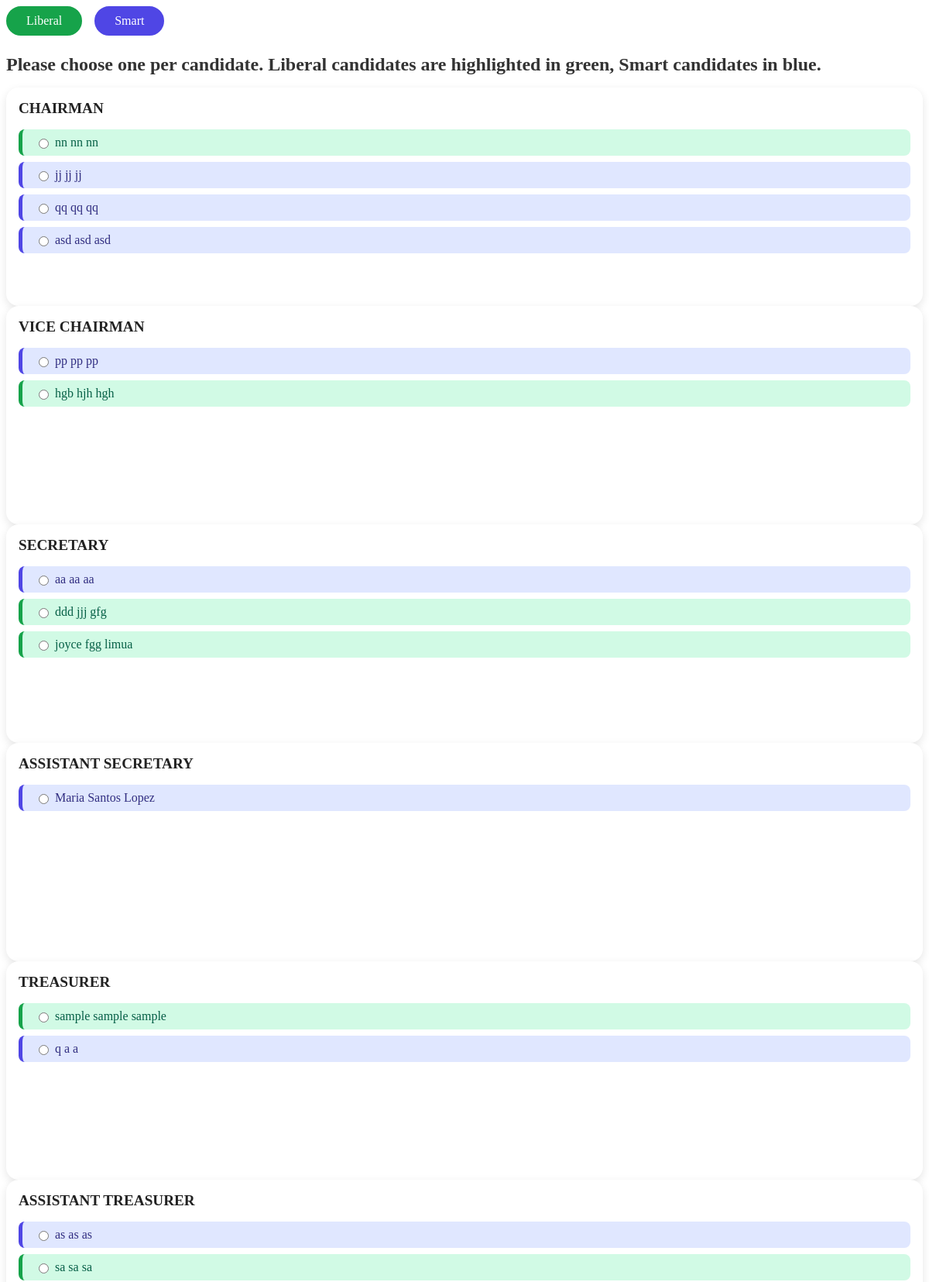
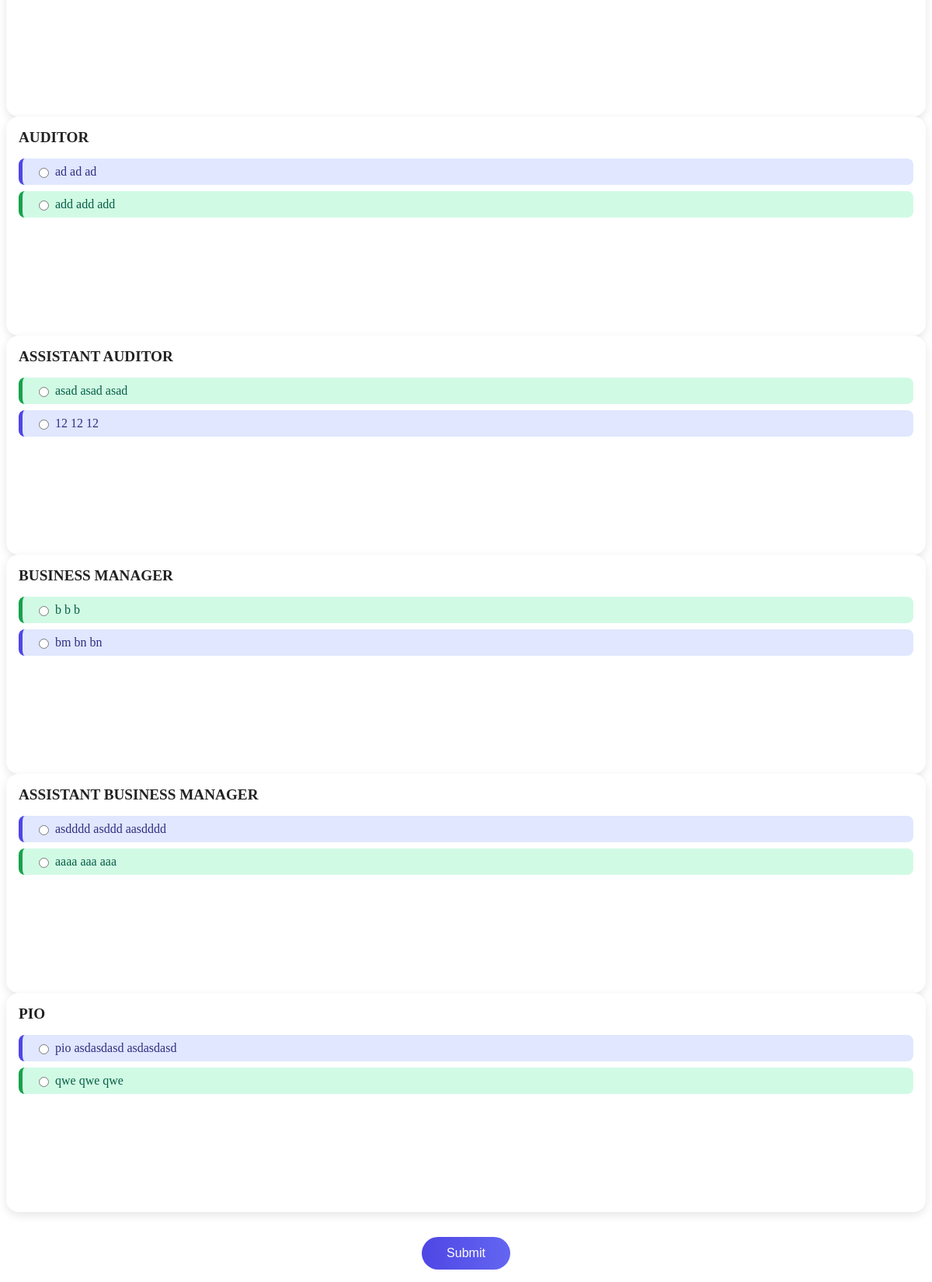
The app's page /view/vc.php with its own data (2 pictures, top to bottom).
### tables this page shows
CREATE TABLE `tb_candidates` (
  `canid` int(200) NOT NULL,
  `fname` varchar(200) NOT NULL,
  `mname` varchar(200) NOT NULL,
  `lname` varchar(200) NOT NULL,
  `course` varchar(200) NOT NULL,
  `sy` varchar(200) NOT NULL,
  `position` varchar(200) NOT NULL,
  `pic` varchar(200) NOT NULL,
  `coc` varchar(200) NOT NULL,
  `biodata` varchar(200) NOT NULL,
  `tor` varchar(200) NOT NULL,
  `rf` varchar(200) NOT NULL,
  `gm` varchar(200) NOT NULL,
  `party` varchar(200) NOT NULL
);

### view/vc.php (the view, shortened to what this page needs)
<?php
    require_once '../conn/connection.php';
    $studid = $_COOKIE['userid'];
    $checkvote = $conn->prepare("SELECT count(voteid) FROM tb_vote WHERE studid = ? ");
    $checkvote->execute([$studid]);
    $countvote = $checkvote->fetchColumn(0);
 ?>
<?php
    if($countvote == 0){
?>
<div class="row">
    <div class="col-12 pt-3">
        <div class="tabs">
            <?php
                $party = $conn->prepare("SELECT party FROM `tb_candidates` group by party ");
                $party->execute();
                foreach ($party->fetchAll() as $key => $value) {
                    if ($value["party"] == "Liberal") {
                        $tab = "active-liberal";
                    } else {
                        $tab = "active-smart";
                    }
            ?>
            <div class="tab <?php echo $tab ?>"><?php echo $value['party'] ?></div>
            <?php } ?>
        </div>
    </div>
</div>
<div class="row">
    <div class="col">
        <h2>Please choose one per candidate. Liberal candidates are highlighted in green, Smart candidates in blue.</h2>
    </div>
</div>
<form id="FormVote">
    <div class="row">
        <?php
        $position = $conn->prepare("SELECT DISTINCT position FROM `tb_candidates` GROUP BY position ORDER BY
            CASE
                WHEN 'CHAIRMAN' THEN 1
                WHEN 'VICE CHAIRMAN' THEN 2
                WHEN 'SECRETARY' THEN 3
                WHEN 'ASSISTANT SECRETARY' THEN 4
                WHEN 'TREASURER' THEN 5
                WHEN 'AUDITOR' THEN  6
                WHEN 'ASSISTANT AUDITOR' THEN 7
                WHEN 'BUSINESS MANAGER' THEN 8
                WHEN 'ASSISTANT BUSINESS MANAGER' THEN 9
                WHEN 'PIO' THEN 10
                ELSE 999
            END;
            ");
        $position->execute();
        foreach($position->fetchAll() as $key => $value){
            $position = $value['position'];
    ?>
        <div class="col-3 py-1">
            <div class="card ">
                <h3><?php echo $position ?></h3>
                <?php
                $chairman = $conn->prepare("SELECT *, concat_ws(' ', fname,mname,lname) as candidate FROM `tb_candidates` WHERE position = ? ");
                $chairman->execute([$value['position']]);
                foreach($chairman->fetchAll() as $key => $value){
                    $candidate = $value['candidate'];
            ?>
                <label class="option" data-party="<?php echo $value['party'] ?>">
                    <input type="radio" name="<?php echo $position ?>" id="<?php echo $position ?>"
                        value="<?php echo $candidate ?>" required><span><?php echo $candidate ?></span>
                </label>
                <?php } ?>
            </div>
        </div>
        <?php
            }
        ?>
        <button class="submit-btn mb-3" type="submit">Submit</button>
    </div>
</form>
<?php
  }
?>

### view/vc.php (style rules this page uses)
.tabs { display: flex; gap: 1rem; margin-bottom: 1.5rem; }
.tab { padding: 0.5rem 1.5rem; border-radius: 999px; border: 2px solid #ccc; cursor: pointer; background: #fff; transition: background 0.3s, color 0.3s, border-color 0.3s; font-weight: 500; }
.tab.active-liberal { background: #16a34a; color: #fff; border-color: #16a34a; }
.tab.active-smart { background: #4f46e5; color: #fff; border-color: #4f46e5; }
h2 { font-size: 1.5rem; margin-bottom: 1rem; color: #333; }
.card { background: #fff; border-radius: 1rem; box-shadow: 0 4px 12px rgba(0, 0, 0, 0.1); padding: 1rem; display: flex; flex-direction: column; height: 250px; }
.card h3 { margin: 0 0 1rem; font-size: 1.2rem; color: #222; }
.option { border-radius: 0.5rem; padding: 0.5rem 1rem; margin-bottom: 0.5rem; cursor: pointer; display: flex; align-items: center; transition: background 0.3s, transform 0.2s; border-left: 5px solid transparent; font-weight: 500; }
.option[data-party="Liberal"] { border-left-color: #16a34a; background: #d1fae5; color: #065f46; }
.option[data-party="Smart"] { border-left-color: #4f46e5; background: #e0e7ff; color: #312e81; }
.option input[type="radio"] { margin-right: 0.5rem; }
.submit-btn { margin: 2rem auto 0; display: block; background: linear-gradient(90deg, #4f46e5, #6366f1); color: white; border: none; padding: 0.75rem 2rem; border-radius: 2rem; font-size: 1rem; cursor: pointer; transition: transform 0.2s, box-shadow 0.2s; }

### records on screen
tb_candidates: candidate "nn nn nn"
tb_candidates: candidate "jj jj jj"
tb_candidates: candidate "qq qq qq"
tb_candidates: candidate "asd asd asd"
tb_candidates: candidate "pp pp pp"
tb_candidates: candidate "hgb hjh hgh"
tb_candidates: candidate "aa aa aa"
tb_candidates: candidate "ddd jjj gfg"
tb_candidates: candidate "joyce fgg limua"
tb_candidates: candidate "Maria Santos Lopez"
tb_candidates: candidate "sample sample sample"
tb_candidates: candidate "q a a"
tb_candidates: candidate "as as as"
tb_candidates: candidate "sa sa sa"
tb_candidates: candidate "ad ad ad"
tb_candidates: candidate "add add add"
tb_candidates: candidate "asad asad asad"
tb_candidates: candidate "12 12 12"
tb_candidates: candidate "b b b"
tb_candidates: candidate "bm bn bn"
tb_candidates: candidate "asdddd asddd aasdddd"
tb_candidates: candidate "aaaa aaa aaa"
tb_candidates: candidate "pio asdasdasd asdasdasd"
tb_candidates: candidate "qwe qwe qwe"

### other values on screen
$value['party'] "Liberal"
$value['party'] "Smart"
$position "CHAIRMAN"
$position "VICE CHAIRMAN"
$position "SECRETARY"
$position "ASSISTANT SECRETARY"
$position "TREASURER"
$position "ASSISTANT TREASURER"
$position "AUDITOR"
$position "ASSISTANT AUDITOR"
$position "BUSINESS MANAGER"
$position "ASSISTANT BUSINESS MANAGER"
$position "PIO"
